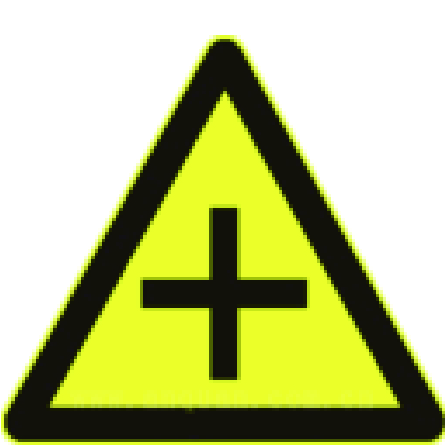
#> input picture Origin_photo/1.jpg, 446 x 445 px; its folder holds only this picture in this run
$ python Create_dataset.py   (older library calls are emulated)
#> lines starting #> are read from the running program, lines starting #| are printed output that depends on the picture
### generate_jiguang_model.py
import cv2
import numpy as np
import random
import os
import shutil


# [52 lines left out: function add_single_laser_dot, not called in this run]


def add_trapezoid_laser(image_path, dot_intensity, glow_size_range, center_brightness, r, g, b, use_gaussian_blur):
    """
    Generate trapezoid laser pattern in the center of the image with glow effect
    :param image_path: Path to input image
    :param dot_intensity: Brightness multiplier for the dot
    :param glow_size_range: Range for glow size (min, max)
    :param center_brightness: Brightness of dot center (0-255)
    :param r: Red channel value (0-255)
    :param g: Green channel value (0-255)
    :param b: Blue channel value (0-255)
    :return: Image with laser pattern added
    """
#> called with image_path = 'Origin_photo/1.jpg', dot_intensity = 5, glow_size_range = (1335, 2225), center_brightness = 255, r = 217, g = 58, b = 54, use_gaussian_blur = True
    # Load image
    image = cv2.imread(image_path)
#> image is the input picture: shape (445, 446, 3); mean B, G, R 134.9, 194.6, 188.2
    if image is None:
        print("Error: Unable to load image, please check path.")
        return None

    # Get image dimensions
    height, width = image.shape[:2]
#> height = 445; width = 446

    # Create black mask image
    mask = np.zeros_like(image)

    # Randomly generate trapezoid parameters
    min_side = min(height, width)
#> min_side = 445
    trapezoid_width = random.randint(min_side // 3, min_side // 1.2)  # Base width
#> trapezoid_width = 364
    trapezoid_height = random.randint(min_side // 3, min_side // 1.2)  # Height
#> trapezoid_height = 246
    trapezoid_shift = random.randint(-trapezoid_width // 4, trapezoid_width // 4)  # Tilt amount
#> trapezoid_shift = 16

    # Randomly generate trapezoid position
    center_x = random.randint(trapezoid_width // 2, width - trapezoid_width // 2)
#> center_x = 187
    center_y = random.randint(trapezoid_height // 2, height - trapezoid_height // 2)
#> center_y = 189

    # Calculate trapezoid vertices
    top_left = (center_x - trapezoid_width // 2 + trapezoid_shift, center_y - trapezoid_height // 2)
#> top_left = (21, 66)
    top_right = (center_x + trapezoid_width // 2 + trapezoid_shift, center_y - trapezoid_height // 2)
#> top_right = (385, 66)
    bottom_right = (center_x + trapezoid_width // 2, center_y + trapezoid_height // 2)
#> bottom_right = (369, 312)
    bottom_left = (center_x - trapezoid_width // 2, center_y + trapezoid_height // 2)
#> bottom_left = (5, 312)

    # Convert vertices to NumPy array
    trapezoid_points = np.array([top_left, top_right, bottom_right, bottom_left], dtype=np.int32)

    # Draw trapezoid on mask
    center_color = (
    int(b * center_brightness / 255), int(g * center_brightness / 255), int(r * center_brightness / 255))
    cv2.fillPoly(mask, [trapezoid_points], center_color)  # Draw trapezoid
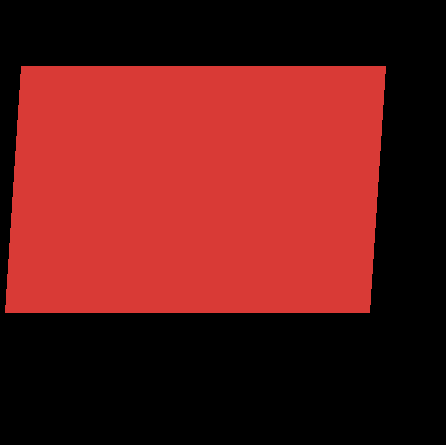
#> mask: shape (445, 446, 3); mean of channels 0, 1, 2 24.5, 26.3, 98.6; drawn as B, G, R

    if use_gaussian_blur:
        # Randomly generate glow size (must be odd)
        glow_size = random.randint(glow_size_range[0], glow_size_range[1])
        if glow_size % 2 == 0:  # Ensure odd number
            glow_size += 1

        # Apply Gaussian blur to mask for glow effect
        mask_blur = cv2.GaussianBlur(mask, (glow_size, glow_size), 0)
    else:
        # Use original mask without blur
        mask_blur = mask

    # Blend glow effect with original image
    result = cv2.addWeighted(image, 1.0, mask_blur, dot_intensity, 0)
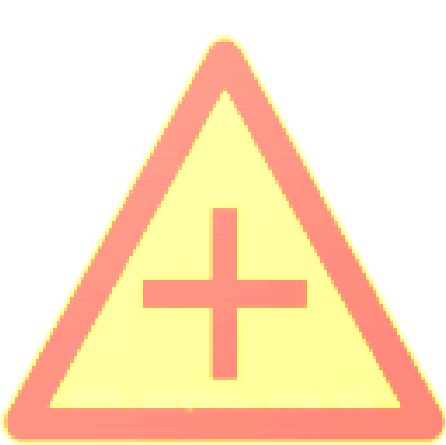
#> result: shape (445, 446, 3); mean B, G, R 198.2, 229, 255

    return result


# [66 lines left out: function add_oval_laser, not called in this run]


def generate(num, image_path, dot_intensity, glow_size_range, center_brightness, r, g, b, type_light, flag):
    # Create directory if it doesn't exist
    output_dir = os.path.join("jiguang", str(type_light))
    os.makedirs(output_dir, exist_ok=True)

    i = 0
    while i < num // 2:
        output_image = add_trapezoid_laser(
            image_path,
            dot_intensity=dot_intensity,
            glow_size_range=glow_size_range,
            center_brightness=center_brightness,
            r=r,
            g=g,
            b=b,
            use_gaussian_blur=flag
        )

        if output_image is not None:
            parts = image_path.split("\\")  # Split by "_"
#> (the run stopped early here; a loop or call above may not have finished)

$ run again, on Origin_photo/13.jpg
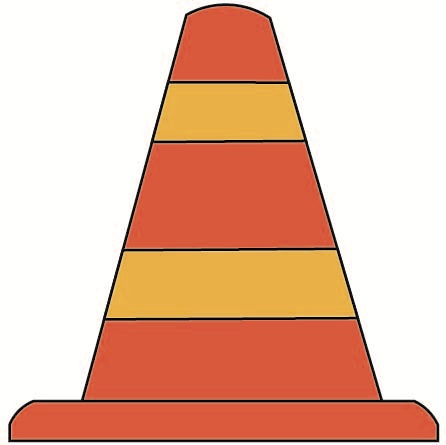
#> input picture Origin_photo/13.jpg, 446 x 445 px
#> in add_trapezoid_laser, image is the input picture: shape (445, 446, 3); mean B, G, R 163.3, 185.4, 232.2
#> in add_trapezoid_laser, `result = cv2.addWeighted(image, 1.0, mask_blur, dot_intensity, 0)`:
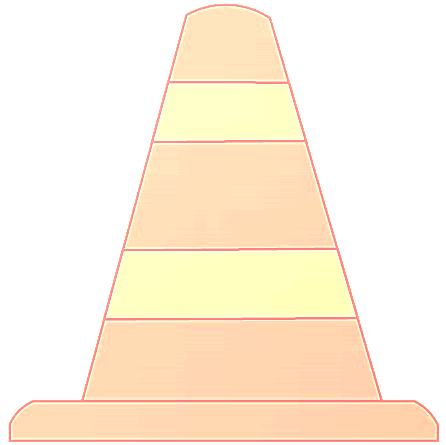
#> result: shape (445, 446, 3); mean B, G, R 221.5, 240.6, 255

$ run again, on Origin_photo/14.jpg
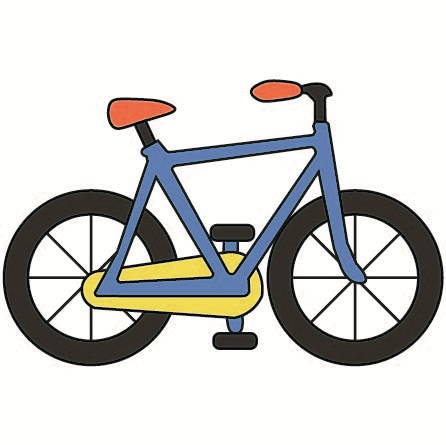
#> input picture Origin_photo/14.jpg, 446 x 445 px
#> in add_trapezoid_laser, image is the input picture: shape (445, 446, 3); mean B, G, R 206, 208.6, 209
#> in add_trapezoid_laser, `result = cv2.addWeighted(image, 1.0, mask_blur, dot_intensity, 0)`:
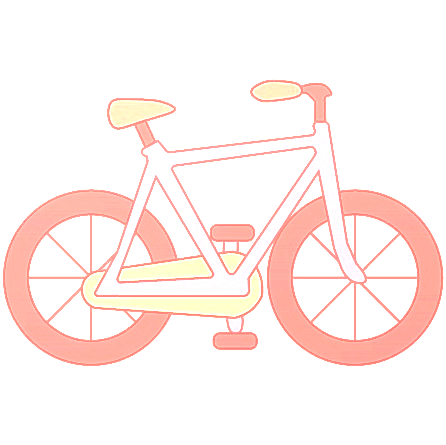
#> result: shape (445, 446, 3); mean B, G, R 237.6, 240.9, 255

$ run again, on Origin_photo/2.jpg
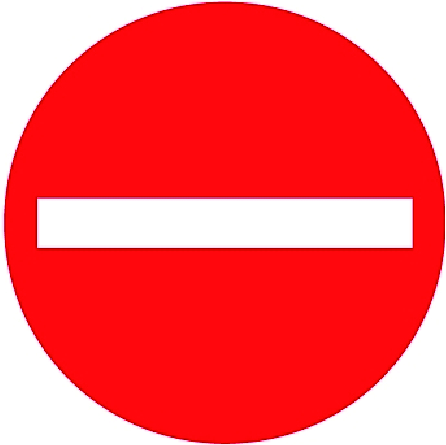
#> input picture Origin_photo/2.jpg, 446 x 445 px
#> in add_trapezoid_laser, image is the input picture: shape (445, 446, 3); mean B, G, R 90.1, 85.4, 253.6
#> in add_trapezoid_laser, `result = cv2.addWeighted(image, 1.0, mask_blur, dot_intensity, 0)`:
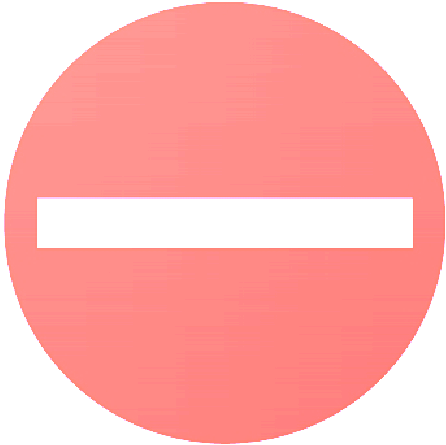
#> result: shape (445, 446, 3); mean B, G, R 174.3, 176.4, 255
